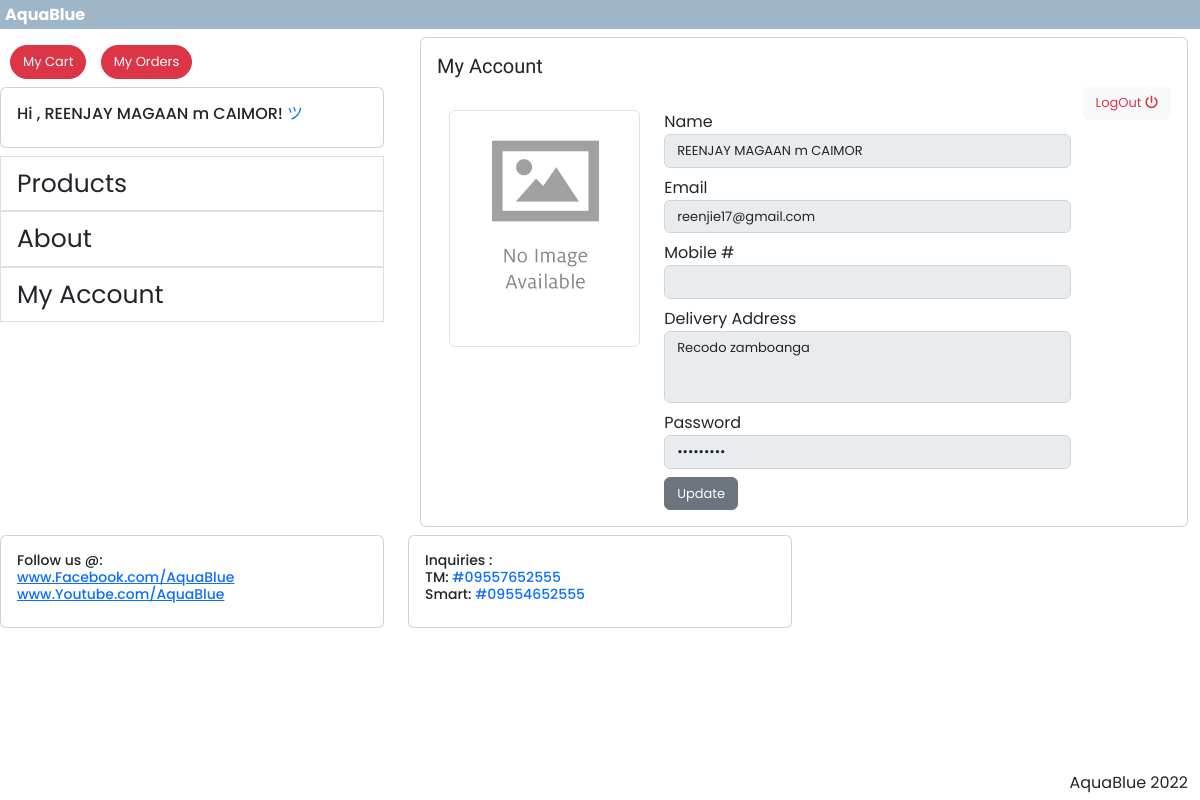
Page /index.php?MyAccount (signed in) on the committed database.
### tables this page shows
CREATE TABLE `accounts` (
  `user_id` int(11) NOT NULL,
  `name` varchar(50) NOT NULL,
  `email` text NOT NULL,
  `mobile` text NOT NULL,
  `user_type` varchar(40) NOT NULL,
  `vcode` varchar(40) DEFAULT NULL,
  `date_registered` date NOT NULL,
  `password` varchar(40) NOT NULL,
  `photo` text DEFAULT NULL,
  `address` text NOT NULL
);

### includes/Users.php (called while the page is built, shortened)
<?php
class Users  {
    public function fetchuser($con,$token){
        $query = "Select * from accounts where user_id = '$token' ";
        $result = mysqli_query($con,$query);
        if($result -> num_rows > 0){
            return $result;
        }else {
            return false;
        }
    }
}

### myaccount.php (the view, shortened to what this page needs)
<div class="container">
<div class="card">
    <div class="card-body">
    <h5 style="  font-family: 'Syncopate', sans-serif;">My Account</h5>
    <button class="btn btn-light text-danger" onclick="window.location.href='logout.php'" style="font-size:13px;float:right">LogOut <i class="fas fa-power-off"></i></button>
    <br>
    <?php
    $token = $_SESSION['user_id'];
    $users = new Users();
    $fetch = $users -> fetchuser($con,$token);
        if($fetch){
            foreach ($fetch as $row) {
                if($row['photo'] == ''){
                    $src = 'assets/image_assets/noimage.jpg';
                }else {
                    $src = 'assets/image_assets/'.$row['photo'];
                }
               ?>
             <form action="action/edit.php" method="post" enctype="multipart/form-data">
                  <div class="row">
        <div class="col-md-4">
            <img src="<?php echo $src?>" alt="" style="width:300px;" class="img-thumbnail">
        </div>
        <div class="col-md-8">
        Name
            <input type="text" class="form-control mb-2 dd" id="uname" value="<?php echo $row['name']?>" name="name" readonly>
            Email
            <input type="text" class="form-control mb-2 dd" value="<?php echo $row['email']?>" readonly name="email">
           Mobile #
            <input type="text" onkeypress="return (event.charCode !=8 && event.charCode ==0 || (event.charCode >= 48 && event.charCode <= 57))" maxlength="11" class="form-control mb-2 dd" value="<?php echo $row['mobile']?>" readonly name="number">
           Delivery Address
           <textarea id="" cols="30" rows="3" class="form-control mb-2 dd" style="resize:none" name="address" readonly><?php echo $row['address']?></textarea>
           Password
           <input type="password" class="form-control mb-2 dd" value="<?php echo $row['password']?>" name="password" readonly>
           <button type="button" class="btn btn-secondary dd" id="updateacc" >Update</button>
        </div>
    </div>
    </form>
               <?php
            }
        }
    ?>
    </div>
</div>
</div>

### myaccount.php (style rules this page uses)
.dd { font-size:13px; }

### rows in the picture
accounts: name "REENJAY MAGAAN m CAIMOR", email "reenjie17@gmail.com", address "Recodo zamboanga"

### other values in the picture
$_SESSION['username'] "REENJAY MAGAAN m CAIMOR"
